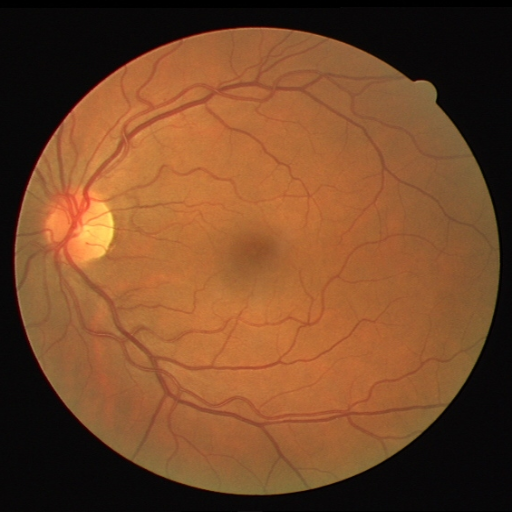
#> input picture 0.png, 512 x 512 px, found by its file name
$ python main.py
#> lines starting #> are read from the running program, lines starting #| are printed output that depends on the picture
import cv2
import numpy as np
from skimage import filters

imagem_retina = cv2.imread('C:\\Users\\Francisco\\Desktop\\Novapasta\\0.png', cv2.IMREAD_GRAYSCALE)
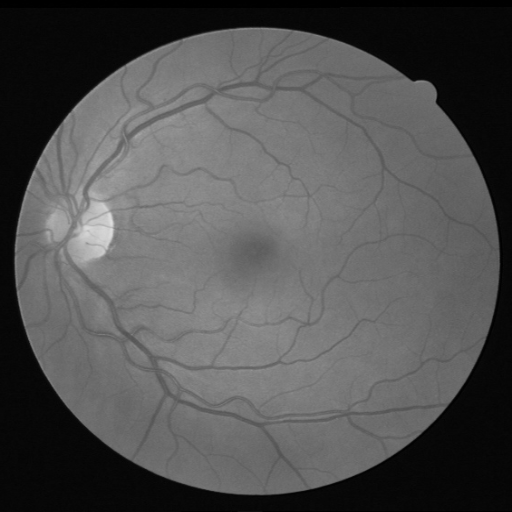
#> imagem_retina: shape (512, 512); min 0, max 222, mean 82

def realce_contraste(imagem, alpha, beta):
    # Aplicar a transformação linear
#> called with alpha = 2, beta = 1
    imagem_realce = cv2.convertScaleAbs(imagem, alpha=alpha, beta=beta)
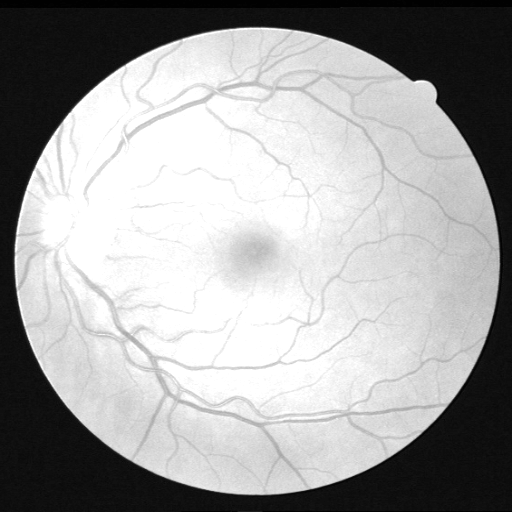
#> imagem_realce: shape (512, 512); min 1, max 255, mean 161.9

    return imagem_realce

# Aplique o realce de contraste à imagem
imagem_realce = realce_contraste(imagem_retina, alpha=2, beta=1)
#> (the run stopped early here; a loop or call above may not have finished)
